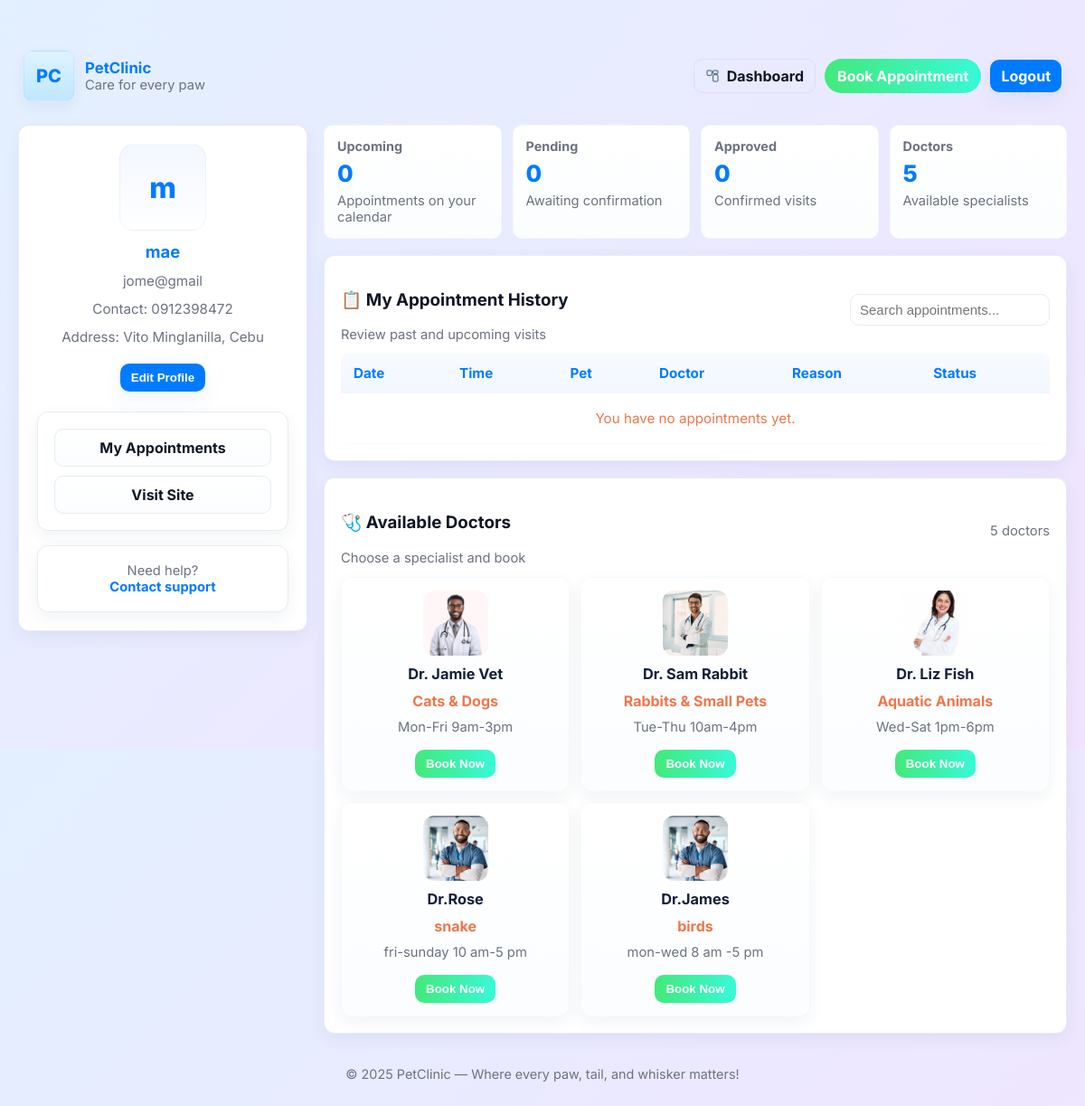
/pet_owner_dashboard (signed in), run on an earlier commit of the app's database.
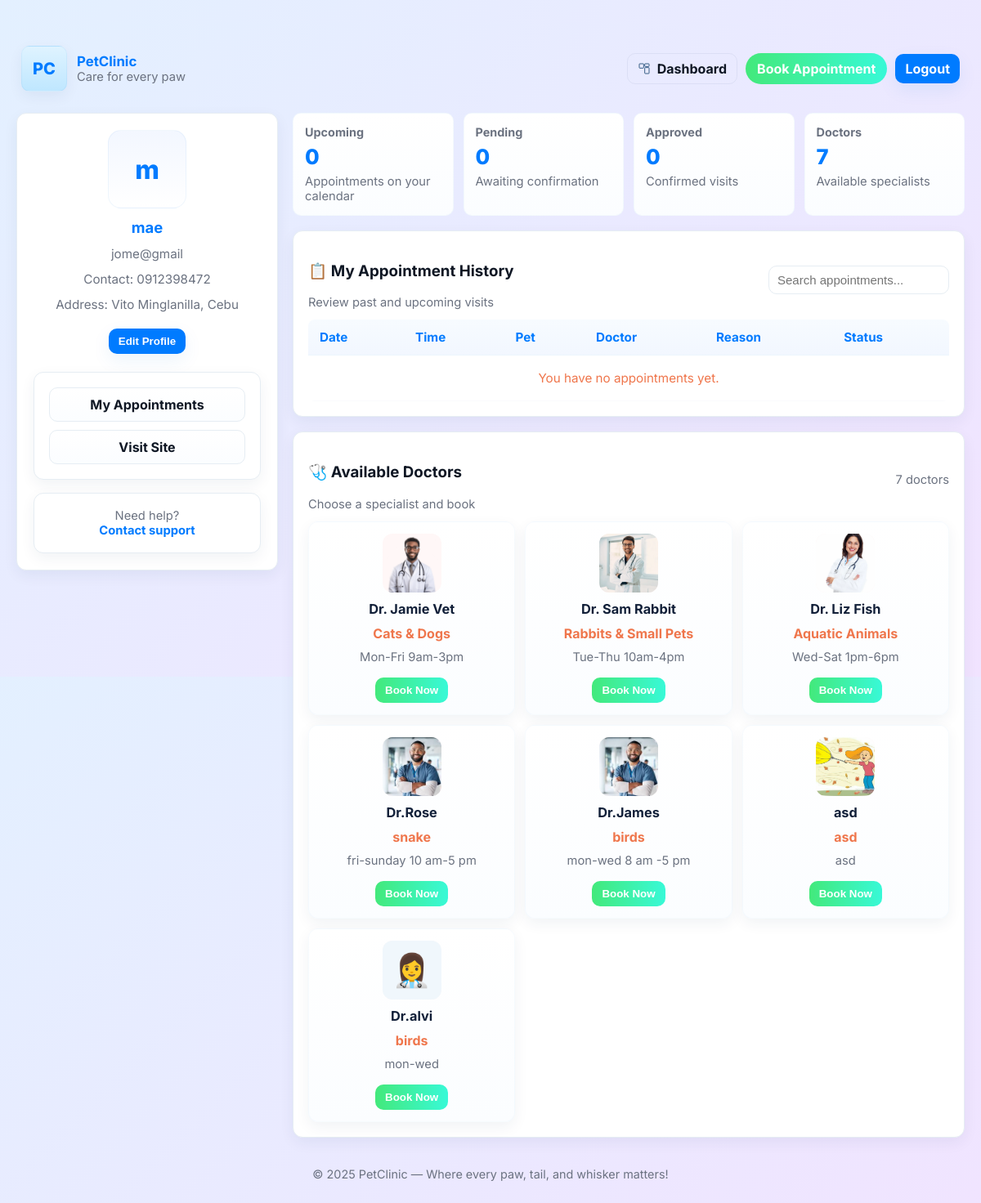
And on a later commit of the database.
### app.py (models this page shows)
class User(db.Model):
    id = db.Column(db.Integer, primary_key=True)
    name = db.Column(db.String(100), nullable=False)
    email = db.Column(db.String(100), unique=True, nullable=False)
    password = db.Column(db.String(100), nullable=False)
    contact = db.Column(db.String(100))
    address = db.Column(db.String(100))
    appointments = db.relationship("Appointment", backref="user", lazy=True)

class Doctor(db.Model):
    id = db.Column(db.Integer, primary_key=True)
    name = db.Column(db.String(80), nullable=False)
    specialty = db.Column(db.String(80), nullable=False)
    photo_url = db.Column(db.String(255), nullable=True)
    schedule = db.Column(db.String(255), nullable=False)

### app.py (the view)
@app.route("/pet_owner_dashboard")
def pet_owner_dashboard():
    if "user_id" not in session:
        return redirect(url_for("login"))
    current_user = User.query.get(session["user_id"])
    doctors = Doctor.query.all()
    appointments = Appointment.query.filter_by(user_id=current_user.id).order_by(Appointment.date.desc()).all()
    return render_template("pet_owner_dashboard.html",
        current_user=current_user,
        doctors=doctors,
        appointments=appointments
    )

### templates/pet_owner_dashboard.html (shortened to what this page needs)
<!doctype html>
<html lang="en">
<head>
  <link rel="stylesheet" href="{{ url_for('static', filename='style.css') }}">
</head>
<body>
  <div class="site" role="document">
    <header class="topbar" role="banner" aria-label="Site header">
      <div class="brand">
        <div class="logo" aria-hidden="true">PC</div>
        <div>
          <div class="title">PetClinic</div>
          <div class="small" style="color:var(--muted)">Care for every paw</div>
        </div>
      </div>
      <nav class="top-actions" role="navigation" aria-label="Top actions">
        <a class="btn btn--ghost" href="{{ url_for('pet_owner_dashboard') }}">
          Dashboard
        </a>
        <a class="btn btn--cta" href="{{ url_for('book') }}">Book Appointment</a>
        <a class="btn btn--primary" href="{{ url_for('logout') }}">Logout</a>
      </nav>
    </header>
    <main class="dashboard" role="main" aria-labelledby="dashboard-heading">
      <aside class="sidebar" aria-label="Profile and quick actions">
        <div class="profile" role="region" aria-labelledby="profile-name">
          <div class="avatar" aria-hidden="true">
            {{ (current_user.name[0] if current_user and current_user.name) | default('U') }}
          </div>
          <h2 id="profile-name">{{ current_user.name }}</h2>
          <div class="meta small">{{ current_user.email }}</div>
          <div class="meta small">Contact: {{ current_user.contact or 'Not provided' }}</div>
          <div class="meta small">Address: {{ current_user.address or 'Not provided' }}</div>
          <div class="row" style="margin-top:8px">
            <button class="btn btn--primary" onclick="location.href='{{ url_for('edit_profile') }}'">Edit Profile</button>
          </div>
        </div>
        <div class="card quick-links" role="navigation" aria-label="Quick links">
          <a href="{{ url_for('pet_owner_dashboard') }}">My Appointments</a>
          <a href="{{ url_for('home') }}">Visit Site</a>
        </div>
        <div class="card center small">
          Need help? <br>
          <a href="mailto:help@petclinic.example" style="color:var(--primary);font-weight:700">Contact support</a>
        </div>
      </aside>
      <section class="content" aria-live="polite">
        <div class="stats" role="region" aria-label="Summary statistics">
          <div class="stat">
            <div class="label">Upcoming</div>
            <div class="value">{{ appointments|selectattr('date','>=',today)|list|length if appointments is defined and today is defined else appointments|length }}</div>
            <div class="small">Appointments on your calendar</div>
          </div>
          <div class="stat">
            <div class="label">Pending</div>
            <div class="value">{{ appointments|selectattr('status','equalto','Pending')|list|length }}</div>
            <div class="small">Awaiting confirmation</div>
          </div>
          <div class="stat">
            <div class="label">Approved</div>
            <div class="value">{{ appointments|selectattr('status','equalto','Approved')|list|length }}</div>
            <div class="small">Confirmed visits</div>
          </div>
          <div class="stat">
            <div class="label">Doctors</div>
            <div class="value">{{ doctors|length }}</div>
            <div class="small">Available specialists</div>
          </div>
        </div>
        <div class="card" role="region" aria-labelledby="appointments-title">
          <div style="display:flex;align-items:center;justify-content:space-between;gap:12px">
            <div>
              <h3 id="appointments-title" class="section-title">📋 My Appointment History</h3>
              <div class="small">Review past and upcoming visits</div>
            </div>
            <div class="row">
              <input type="search" placeholder="Search appointments..." aria-label="Search appointments" style="padding:8px 10px;border-radius:10px;border:1px solid var(--border);min-width:220px">
            </div>
          </div>
          <div style="margin-top:12px" class="table-responsive">
            <table role="table" aria-label="Appointment history">
              <thead>
                <tr>
                  <th scope="col">Date</th>
                  <th scope="col">Time</th>
                  <th scope="col">Pet</th>
                  <th scope="col">Doctor</th>
                  <th scope="col">Reason</th>
                  <th scope="col">Status</th>
                </tr>
              </thead>
              <tbody>
                {% for appt in appointments %}
                <tr>
                  <td>{{ appt.date }}</td>
                  <td>{{ appt.time }}</td>
                  <td>{{ appt.pet_name }}</td>
                  <td>
                    <div style="font-weight:700">{{ appt.doctor.name }}</div>
                    <div class="small">{{ appt.doctor.specialty }}</div>
                  </td>
                  <td class="small">{{ appt.reason or '-' }}</td>
                  <td>
                    {% if appt.status == 'Pending' %}
                      <span class="pill pending">Pending</span>
                    {% elif appt.status == 'Approved' %}
                      <span class="pill approved">Approved</span>
                    {% else %}
                      <span class="pill declined">Declined</span>
                    {% endif %}
                  </td>
                </tr>
                {% else %}
                <tr><td colspan="6" class="center" style="padding:18px;color:var(--warm)">You have no appointments yet.</td></tr>
                {% endfor %}
              </tbody>
            </table>
          </div>
        </div>
        <div class="card" role="region" aria-labelledby="doctors-title">
          <div style="display:flex;align-items:center;justify-content:space-between">
            <div>
              <h3 id="doctors-title" class="section-title">🩺 Available Doctors</h3>
              <div class="small">Choose a specialist and book</div>
            </div>
            <div class="small">{{ doctors|length }} doctors</div>
          </div>
          <div style="margin-top:12px" class="doctors-grid" role="list">
            {% for doc in doctors %}
            <article class="doctor-card" role="listitem" aria-labelledby="doc-{{ doc.id }}">
              <div class="doctor-avatar" aria-hidden="true">
                {% if doc.photo_url %}
                  {% if doc.photo_url.startswith('http') %}
                    <img src="{{ doc.photo_url }}" alt="Dr. {{ doc.name }}" style="width:100%;height:100%;object-fit:cover;border-radius:12px">
                  {% elif doc.photo_url.startswith('/static/') %}
                    <img src="{{ url_for('static', filename=doc.photo_url[8:]) }}" alt="Dr. {{ doc.name }}" style="width:100%;height:100%;object-fit:cover;border-radius:12px">
                  {% elif doc.photo_url.startswith('doctorpics/') %}
                    <img src="{{ url_for('static', filename=doc.photo_url) }}" alt="Dr. {{ doc.name }}" style="width:100%;height:100%;object-fit:cover;border-radius:12px">
                  {% else %}
                    <img src="{{ url_for('static', filename='doctorpics/' ~ doc.photo_url) }}" alt="Dr. {{ doc.name }}" style="width:100%;height:100%;object-fit:cover;border-radius:12px">
                  {% endif %}
                {% else %}
                  <span>👩‍⚕️</span>
                {% endif %}
              </div>
              <strong id="doc-{{ doc.id }}">{{ doc.name }}</strong>
              <div class="doctor-special">{{ doc.specialty }}</div>
              <div class="doctor-sched small">{{ doc.schedule }}</div>
              <button class="btn" onclick="location.href='{{ url_for('book', doctor_id=doc.id) }}'">Book Now</button>
            </article>
            {% else %}
            <div class="center" style="padding:18px;color:var(--warm)">No doctors available at the moment.</div>
            {% endfor %}
          </div>
        </div>
      </section>
    </main>
    <footer class="footer" role="contentinfo">© {{ current_year or "2025" }} PetClinic — Where every paw, tail, and whisker matters!</footer>
  </div>
</body>
</html>

### templates/pet_owner_dashboard.html (style rules this page uses)
.brand .title { font-size:1.05rem; color:var(--primary); }
.doctor-card .btn { margin-top:6px;padding:8px 12px;border-radius:10px;border:0;background:linear-gradient(90deg,var(--accent-1),var(--accent-2));color:white;font-weight:700 }
.doctor-avatar img { width:100%;height:100%;object-fit:cover;border-radius:12px;display:block }
.doctor-avatar span { display:flex;align-items:center;justify-content:center;font-size:2.45rem;color:var(--primary);width:100%;height:100%;background:#f0f7fc;border-radius:12px }

What changed in the data, as far as the page shows it:
added Doctor: photo_url (picture), name "asd", specialty "asd", schedule "asd"
added Doctor: name "Dr.alvi", specialty "birds", schedule "mon-wed"
Also different on the page:
{{ doctors|length }}: "5" → "7"
